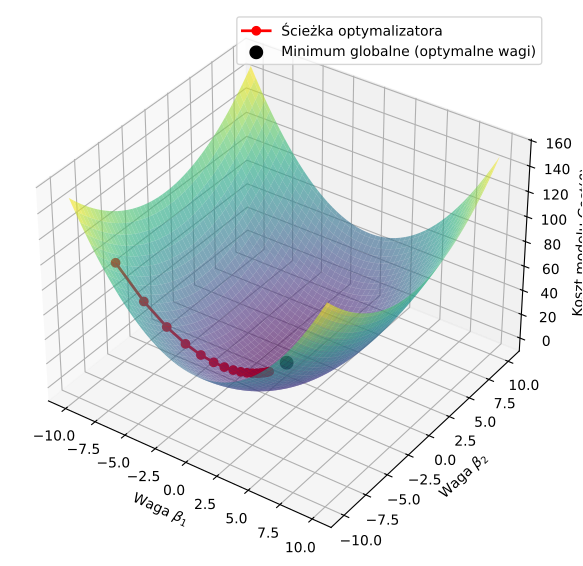

Generate this figure with Python:
import numpy as np
import matplotlib.pyplot as plt
from mpl_toolkits.mplot3d import Axes3D

# Ustawienie stylu wykresu
fig = plt.figure(figsize=(10, 7))
ax = fig.add_subplot(111, projection='3d')


# Definicja wypukłej funkcji kosztu (Log-Loss w uproszczeniu to taka 'misa')
def cost_function(x, y):
    return x ** 2 + 0.5 * y ** 2


# Generowanie siatki przestrzeni wag
x = np.linspace(-10, 10, 100)
y = np.linspace(-10, 10, 100)
X, Y = np.meshgrid(x, y)
Z = cost_function(X, Y)

# Rysowanie przezroczystej powłoki 3D (tzw. "siodła" / misy)
surf = ax.plot_surface(X, Y, Z, cmap='viridis', alpha=0.6, edgecolor='none')

# Symulacja algorytmu Spadku Gradientu
learning_rate = 0.1
iterations = 15
path_x, path_y, path_z = [], [], []

# Punkt startowy (losowe, nieoptymalne wagi początkowe)
current_x, current_y = -8, -8

for _ in range(iterations):
    path_x.append(current_x)
    path_y.append(current_y)
    path_z.append(cost_function(current_x, current_y))

    # Obliczanie gradientów: dJ/dx = 2x, dJ/dy = y
    grad_x = 2 * current_x
    grad_y = current_y

    # Aktualizacja wag (krok w dół gradientu)
    current_x = current_x - learning_rate * grad_x
    current_y = current_y - learning_rate * grad_y

# Dodanie ostatniego punktu
path_x.append(current_x)
path_y.append(current_y)
path_z.append(cost_function(current_x, current_y))

# Rysowanie kuleczki i ścieżki Spadku Gradientu
ax.plot(path_x, path_y, path_z, color='red', marker='o', markersize=6, linewidth=2, label='Ścieżka optymalizatora')
ax.scatter([0], [0], [0], color='black', s=80, label='Minimum globalne (optymalne wagi)', zorder=5)

# Opisy osi
ax.set_xlabel('Waga $\\beta_1$')
ax.set_ylabel('Waga $\\beta_2$')
ax.set_zlabel('Koszt modelu $Cost(\\beta)$')
ax.view_init(elev=35, azim=-55)  # Ustawienie dobrego kąta kamery
ax.legend()

# Zapis do pliku wektorowego (najlepsza jakość do LaTeXa)
plt.savefig('gradient_descent.pdf', bbox_inches='tight', transparent=True)
print("Wykres został wygenerowany i zapisany jako 'gradient_descent.pdf'")
